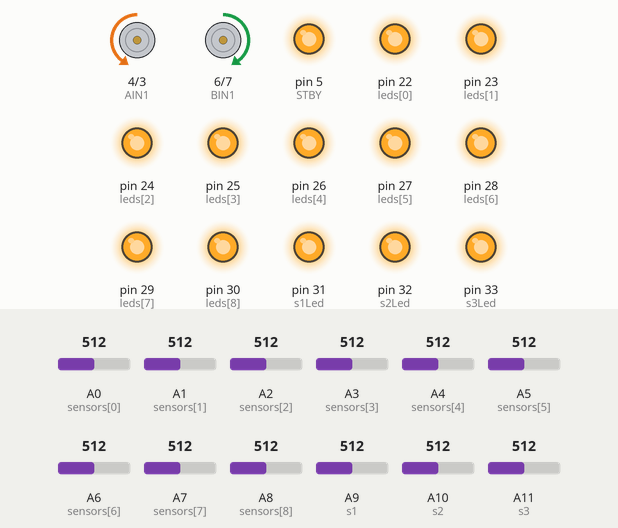
Bench run of a sketch on a simulated Arduino Mega 2560, built with avr-gcc and run on an emulated ATmega2560. On the bench: motor-driver pin pairs drawn as motors (green arrow = first pin HIGH = forward, orange = second pin HIGH = backward, longer = more drive, scaled by the enable pin, stopped while the standby pin is LOW), output pins drawn as LEDs (lit = HIGH). The test bench sets the inputs (shaded band); at power-on: A11 (s3) = 512, A2 (sensors[2]) = 512, A0 (sensors[0]) = 512, A1 (sensors[1]) = 512, A3 (sensors[3]) = 512, A4 (sensors[4]) = 512, A5 (sensors[5]) = 512, A6 (sensors[6]) = 512, A7 (sensors[7]) = 512, A8 (sensors[8]) = 512, A9 (s1) = 512, A10 (s2) = 512.

Above: at 1.2 s.
1.3 s: A11 (s3) set to 425
2.8 s: A11 (s3) set to 394
At 2.96 s:
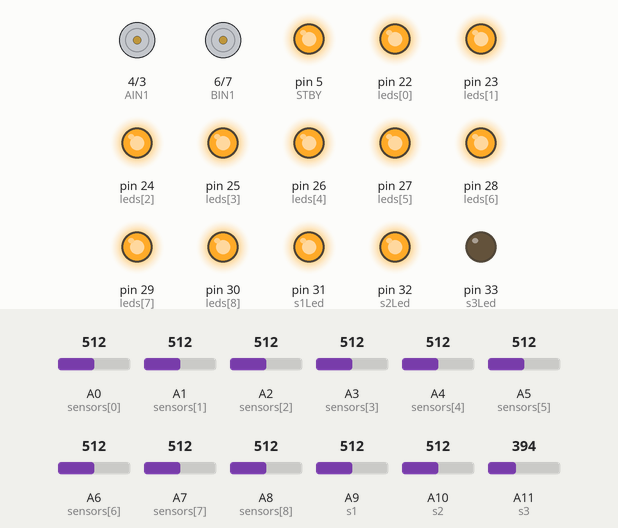
5.8 s: A2 (sensors[2]) set to 421
8.8 s: A2 (sensors[2]) set to 396
At 9.05 s:
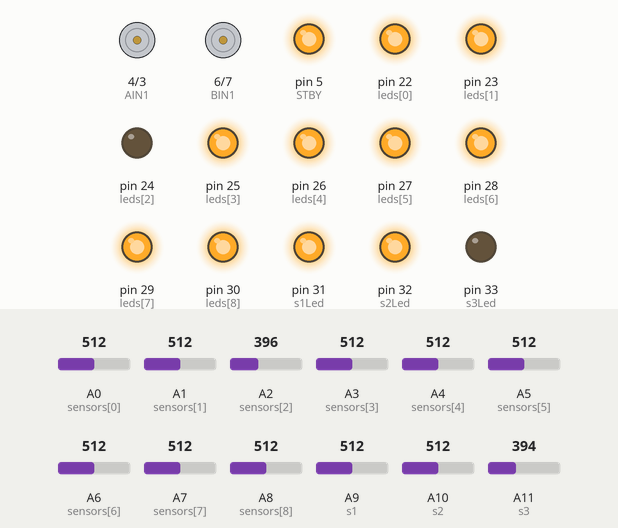
11.8 s: A0 (sensors[0]) set to 425
14.8 s: A0 (sensors[0]) set to 401
At 14.89 s:
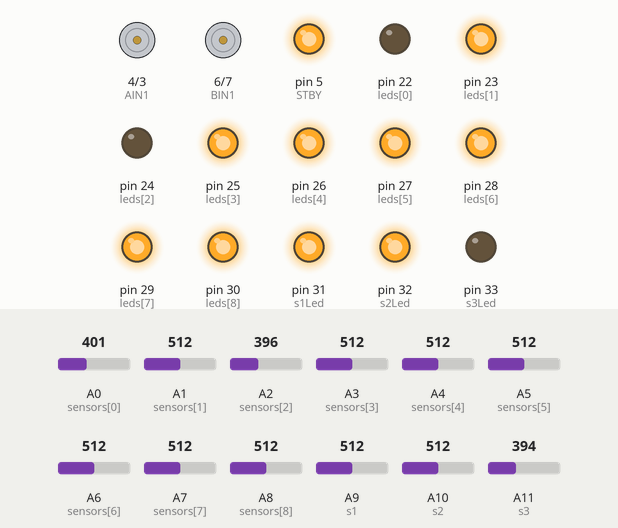
Timing chart, 0 to 18.8 s (numbered marks = the images above; inputs shaded):
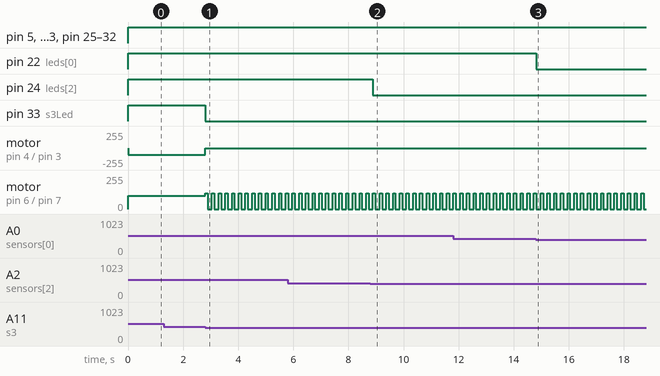

The sketch:

Lfr_final.ino
```cpp
#include <Arduino.h>

#define PWMA 2
#define AIN2 3
#define AIN1 4
#define STBY 5
#define BIN1 6
#define BIN2 7
#define PWMB 8

#define threshold 400

const int s2 = A10;
const int s2Led = 32;
int s2Value = 0;
const int s1 = A9;
const int s1Led = 31;
int s1Value = 0;
const int s3 = A11;
const int s3Led = 33;
int s3Value = 0;


float error = 0, P = 0, I = 0, D = 0, PID_value = 0;
float previous_error = 0, previous_I = 0;


#define NUM_SENSORS 9
int sensors[] = {A0, A1, A2, A3, A4, A5, A6, A7, A8};
int leds[] = {22, 23, 24, 25, 26, 27, 28, 29, 30};
int yi[NUM_SENSORS] = {0, 0, 0, 0, 0, 0, 0, 0, 0}; // sensorValues
int s[NUM_SENSORS];
int xi[NUM_SENSORS]; // number of sensors in an array
float xiyi = 0;
float yisum = 0;
float position = 0;

void read_sensor_values(void);
void calculate_pid(void);
void motor_control(void);
void Brake(void);
void Left(void);
void Right(void);
void conditions(void);
void sonar(void);


void setup()
{
  pinMode(PWMA, OUTPUT); //PWM Pin 1
  pinMode(PWMB, OUTPUT); //PWM Pin 2
  pinMode(AIN1, OUTPUT); //Left Motor Pin 1
  pinMode(AIN2, OUTPUT); //Left Motor Pin 2
  pinMode(BIN2, OUTPUT); //Right Motor Pin 1
  pinMode(BIN1, OUTPUT); //Right Motor Pin 2
  pinMode(STBY, OUTPUT); //Right Motor Pin 2


  Serial.begin(9600); //Enable Serial Communications
}


void loop() {
 loops();
}
```

Conditions.ino
```cpp
#define threshold 400

int d = 150;

  void conditions() {

    if (s2Value > threshold) {

      if (s1Value > threshold && s3Value <= threshold) {
        Left();
        delay(d);
      }

      else if (s1Value <= threshold && s3Value > threshold) {
        Right();
        delay(d) ;
      }
      else if (s1Value <= threshold && s3Value <= threshold) {
        motor_control();
      }
      else if (s1Value > threshold && s3Value > threshold) {
        motor_control();
      }
    }

    else if (s2Value <= threshold) {
      if (s1Value > threshold && s3Value <= threshold) {
        Left();
        delay(d) ;
      }
      else if (s1Value <= threshold && s3Value > threshold) {
        Right();
        delay(d) ;
      }
      else if (s1Value <= threshold && s3Value <= threshold) {
        motor_control();
      }
      else if (s1Value > threshold && s3Value > threshold) {
        motor_control();
      }

    }
  }
```

Loops.ino
```cpp
void loops() {

  read_sensor_values();
  calculate_pid();
  conditions();

}
```

Motor.ino
```cpp
#define PWMA 2
#define AIN2 3
#define AIN1 4
#define STBY 5
#define BIN1 6
#define BIN2 7
#define PWMB 8

#define Lspeed 120
#define Rspeed 120

int initial_motor_speed = 100; // 70,100
int motor_max_speed = 150; //100,150


void motor_control()
{
  // Calculating the effective motor speed:
  int left_motor_speed = initial_motor_speed + PID_value;
  int right_motor_speed = initial_motor_speed - PID_value;

  // The motor speed should not exceed the max PWM value
  left_motor_speed = constrain(left_motor_speed, 0, motor_max_speed);
  right_motor_speed = constrain(right_motor_speed, 0, motor_max_speed);

  //Serial.print(left_motor_speed);
  //Serial.print("  ");
  //Serial.println(right_motor_speed);

  analogWrite(PWMA, left_motor_speed); //Left Motor Speed
  analogWrite(PWMB, right_motor_speed); //Right Motor Speed
  //following lines of code are to make the bot move forward
  /*The pin numbers and high, low values might be different
    depending on your connections */
  digitalWrite(AIN2, HIGH);
  digitalWrite(AIN1, LOW);
  digitalWrite(BIN2, LOW);
  digitalWrite(BIN1, HIGH);
  digitalWrite(STBY, HIGH);

}

void Brake() {
  analogWrite(PWMA, 0);
  analogWrite(PWMB, 0);
  digitalWrite(AIN2, LOW);
  digitalWrite(AIN1, LOW);
  digitalWrite(BIN2, LOW);
  digitalWrite(BIN1, LOW);
  digitalWrite(STBY, LOW);
}

void Left() {
  {
    analogWrite(PWMA, 0);
    analogWrite(PWMB, Lspeed);
    digitalWrite(AIN2, LOW);
    digitalWrite(AIN1, HIGH);
    digitalWrite(BIN2, LOW);
    digitalWrite(BIN1, HIGH);
    digitalWrite(STBY, HIGH);
  }
  delay(80);
  while (true)
  {
    read_sensor_values();
    if ((s2Value) > threshold) break;
    {
      analogWrite(PWMA, 0);
      analogWrite(PWMB, Lspeed);
      digitalWrite(AIN2, LOW);
      digitalWrite(AIN1, HIGH);
      digitalWrite(BIN2, LOW);
      digitalWrite(BIN1, HIGH);
      digitalWrite(STBY, HIGH);
    }
  }

  analogWrite(PWMA, 0);
  analogWrite(PWMB, Lspeed);
  digitalWrite(AIN2, LOW);
  digitalWrite(AIN1, HIGH);
  digitalWrite(BIN2, LOW);
  digitalWrite(BIN1, LOW);
  digitalWrite(STBY, HIGH);

}

void Right() {
  {
    analogWrite(PWMA, Rspeed);
    analogWrite(PWMB, 0);
    digitalWrite(AIN2, HIGH);
    digitalWrite(AIN1, LOW);
    digitalWrite(BIN2, LOW);
    digitalWrite(BIN1, LOW);
    digitalWrite(STBY, HIGH);
  }

  delay(80);
  while (true)
  {
    read_sensor_values();
    if ((s2Value) > threshold) break;
    {
      analogWrite(PWMA, Rspeed);
      analogWrite(PWMB, 0);
      digitalWrite(AIN2, HIGH);
      digitalWrite(AIN1, LOW);
      digitalWrite(BIN2, LOW);
      digitalWrite(BIN1, LOW);
      digitalWrite(STBY, HIGH);
    }
  }
  analogWrite(PWMA, Rspeed);
  analogWrite(PWMB, 0);
  digitalWrite(AIN2, HIGH);
  digitalWrite(AIN1, LOW);
  digitalWrite(BIN2, LOW);
  digitalWrite(BIN1, LOW);
  digitalWrite(STBY, HIGH);

}
```

PID.ino
```cpp
#define setpoint 4000

float Kp = .3, Ki = 0, Kd = 1; // kp .05, kd 0 // .3, 1

void calculate_pid()
{

  error = position - setpoint;
  //Serial.println(error);
  //delay(50);
  P = error;
  I = I + previous_I;
  D = error - previous_error;

  PID_value = (Kp * P) + (Ki * I) + (Kd * D);

  previous_I = I;
  previous_error = error;
}
```

Sensor.ino
```cpp
int sum2(int yi[], int start, int end) {
  int yisum = 0;
  for (int j = start; j <= end; j++) {
    yisum = yisum + yi[j];
  }
  return yisum;
}

int sum(int s[], int start2, int end2) {
  int xiyi = 0;
  for (int i = start2; i <= end2; i++) {
    xiyi = xiyi + s[i];
  }
  return xiyi;
}
void read_sensor_values()
{
  for (int sensorCount = 0; sensorCount < NUM_SENSORS;  sensorCount++) {
    { s1Value = map(analogRead (s1), 0, 1023, 0, 1000);
      if ( s1Value > threshold) {
        analogWrite(s1Led, 255);
      }
      else {
        analogWrite(s1Led, 0);
      }
    }

    { s2Value = map(analogRead (s2), 0, 1023, 0, 1000);
      if ( s2Value > threshold) {
        analogWrite(s2Led, 255);
      }
      else {
        analogWrite(s2Led, 0);
      }
    }
    { s3Value = map(analogRead (s3), 0, 1023, 0, 1000);
      if ( s3Value > threshold) {
        analogWrite(s3Led, 255);
      }
      else {
        analogWrite(s3Led, 0);
      }
    }

    yi[sensorCount] = map(analogRead(sensors[sensorCount]), 0, 1023, 0, 1000); // black line white surface
    //  yi[sensorCount] = digitalRead(sensors[sensorCount]); // white line black surface
    if (yi[sensorCount] > threshold) {
      analogWrite(leds[sensorCount], 255);
    }
    else {
      analogWrite(leds[sensorCount], 0);
    }
    xi[sensorCount] = map(sensors[sensorCount], 54, 62, 0, (NUM_SENSORS - 1));

    s[sensorCount] = yi[sensorCount] * xi[sensorCount];

    //  Serial.print(s[sensorCount]);
    //  Serial.print('\t');
  }
  //Serial.println();
  // delay(1);
  {

    xiyi = sum(s, 0, (NUM_SENSORS - 1));
    yisum = sum2(yi, 0, (NUM_SENSORS - 1));
    position = (xiyi / yisum) * 1000;

    // Serial.println(position);
    //Serial.print('\t');
    //Serial.print(yisum);
    //Serial.print('\t');
  }
  // Serial.println();
  // delay(1);
  return position;
}
```

Sonar.ino
```cpp
void sonar() {


}
```

Measured:
- the behaviour switches between 411 and 410 on A11 (s3) (found by bisection; images 0 and 1)
- the behaviour switches between 411 and 410 on A2 (sensors[2]) (found by bisection; images 1 and 2)
- the behaviour switches between 411 and 410 on A0 (sensors[0]) (found by bisection; images 2 and 3)
- after the input at 1.3 s, every drawn part: stays the same
- after the input at 2.8 s, pin 33 (s3Led): HIGH → LOW at once; motor on pin 4 (AIN1) / pin 3 (AIN2): backward 100/255 → stopped at once; motor on pin 6 (BIN1) / pin 7 (BIN2): alternates forward 120/255 for 0.09 s and stopped for 0.16 s, starting at once
- after the input at 8.8 s, pin 24 (leds[2]): HIGH → LOW after 0.09 s
- after the input at 14.8 s, pin 22 (leds[0]): HIGH → LOW at once
